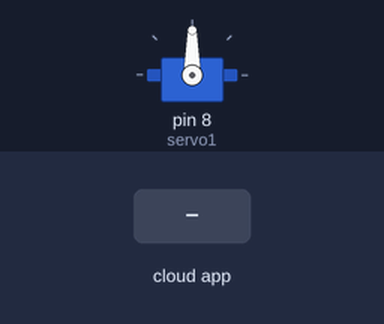
Bench run of a sketch on a simulated Arduino Uno, built with avr-gcc and run on an emulated ATmega328P. Parts: servo. The inputs (shaded band) are chosen by the test bench. The ROS host is connected and sends only what is stated.

Above: at 1.2 s.
1.3 s: the phone or cloud app sets linear.x to 0
At 1.6 s:
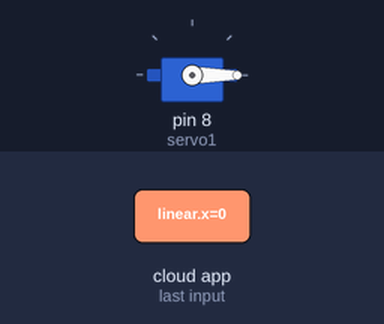
Timing chart, 0 to 4.3 s (numbered marks = the images above; inputs shaded):
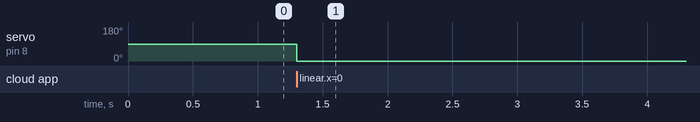

The sketch:

basic.ino
```cpp
#include <Servo.h>
#include <ros.h>
#include <geometry_msgs/Twist.h>  // For geometry_msgs::Twist


ros::NodeHandle  nh;

Servo servo1;


void messageCb(const geometry_msgs::Twist& msg)
{
  const float x = msg.linear.x;
  const float z_rot = msg.angular.z;

  if (x == 0.1){
    servo1.write(120);
  }
  else if (x==0){
    servo1.write(0);
  }

}


ros::Subscriber<geometry_msgs::Twist> sub("cmd_vel", &messageCb);


void setup()
{
  nh.initNode();
  servo1.attach(8,540,2500);
  servo1.write(90);
  nh.subscribe(sub);

}

void loop()
{

  nh.spinOnce();
  delay(1);
}
```

Measured:
- after the input at 1.3 s, servo on pin 8 (servo1): 90° → 0° at once
